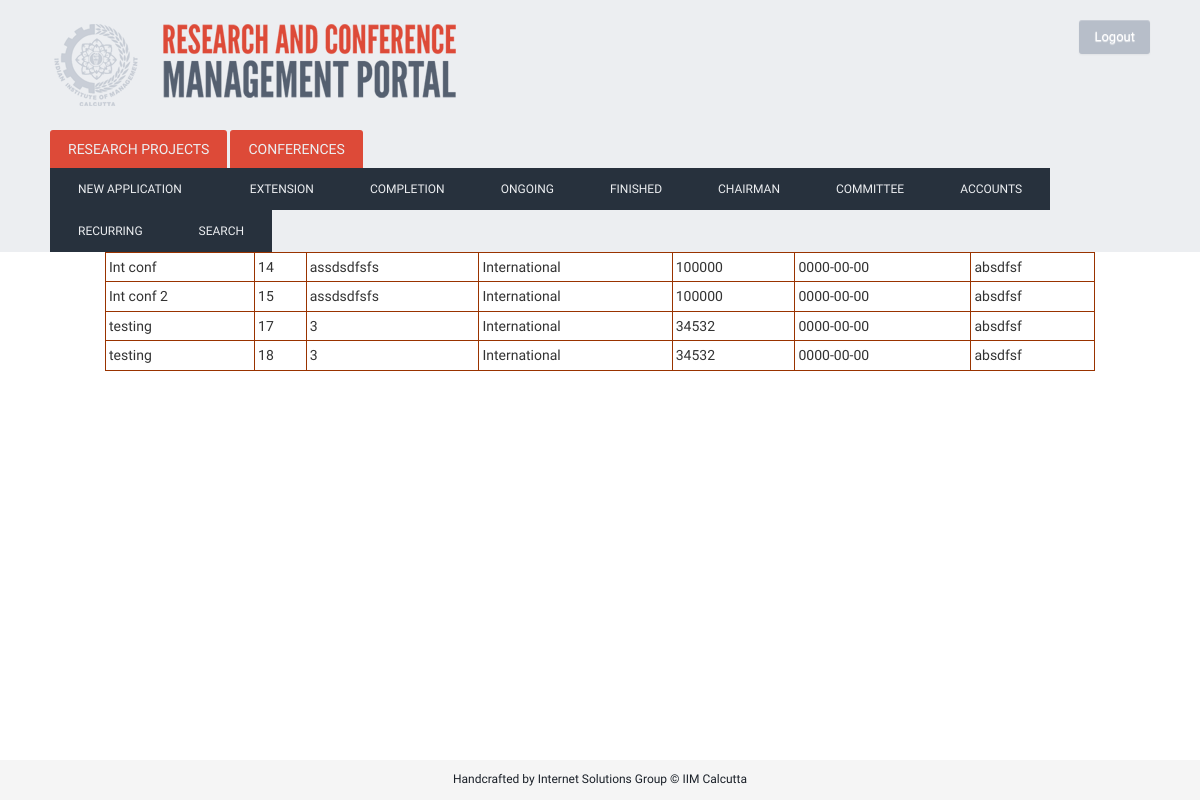
/index.php/conf_app_admin (signed in), run on the app's committed database.
### tables this page shows
CREATE TABLE IF NOT EXISTS `conference` (
  `ConferenceTitle` varchar(400) NOT NULL,
  `ConferenceId` int(200) NOT NULL AUTO_INCREMENT,
  `Description` varchar(2000) NOT NULL,
  `App_Date` date NOT NULL,
  `Start_Date` date NOT NULL,
  `End_Date` date NOT NULL,
  `Researcher1` varchar(80) NOT NULL,
  `ConferenceCategory` text NOT NULL,
  `ConferenceGrant` int(11) NOT NULL,
  `CStatus` varchar(50) NOT NULL,
  `Block_number` bigint(100) NOT NULL DEFAULT '0' COMMENT 'first block 1st jan 2001- each block of 3 years; 0 for student',
  PRIMARY KEY (`ConferenceId`),
  UNIQUE KEY `ProjectId` (`ConferenceId`),
  UNIQUE KEY `ProjectId_2` (`ConferenceId`)
);

### index.php (called while the page is built, shortened)
<?php
require_once BASEPATH.'core/CodeIgniter.php';

### application/models/conference_model.php (called while the page is built, shortened)
<?PHP
class Conference_model extends CI_Model {
	function conference_stage($stage)
		{
		$queryStr='SELECT * FROM conference WHERE CStatus = "app_'.$stage.'";';
		$query = $this->db->query($queryStr);
		return $query;
		}
}
?>

### application/controllers/Conf_app_admin.php (the view, shortened to what this page needs)
<?PHP
class Conf_app_admin extends CI_Controller {
	function index()
		{
			$data['myClass']=$this;
			$data['action']=0;
			if($_SESSION['usertype']==1){
				$this->load->view('layout',$data);
			} elseif ($_SESSION['usertype']==2){
				$this->load->view('layoutComm',$data);
			} elseif($_SESSION['usertype']==3){
				$this->load->view('layoutChairman',$data);
			}
		}
	function load_php()
				{
				$this->load->model('conference_model');
				$stage='admin';
				$Query= $this->conference_model->conference_stage($stage);
				echo '<TABLE width="90%" border="1" bordercolor="#993300" align="center" cellpadding="3" cellspacing="1" class="table_border_both_left"><tr  class="heading_table_top">
					 ';
					 foreach($Query->result() as $row)
					 {
						 echo '<TR><TD>';
						 print $row->ConferenceTitle;
						 echo '</TD><TD>';
						 print $row->ConferenceId;
						 echo '</TD><TD>';
						 print $row->Description;
						 echo '</TD><TD>';
						 print $row->ConferenceCategory;
						 echo '</TD><TD>';
						 print $row->ConferenceGrant;
						 echo '</TD><TD>';
						 print $row->App_Date;
						 echo '</TD><TD>';
						 print $row->Researcher1;
					 }
				echo '</TABLE>';
                }
	}
?>

### static/css/custom.css (style rules this page uses)
html, body { height: 100%; }
body { background: url('/static/img/denim.png'); font-family: 'Droid Sans', sans-serif; font-weight: normal; font-size: 14px; line-height: 1.6; }

### data on the page
conference: ConferenceTitle "Int conf", ConferenceId "14", Description "assdsdfsfs", ConferenceCategory "International", ConferenceGrant "100000", App_Date "0000-00-00", Researcher1 "absdfsf"
conference: ConferenceTitle "Int conf 2", ConferenceId "15", Description "assdsdfsfs", ConferenceCategory "International", ConferenceGrant "100000", App_Date "0000-00-00", Researcher1 "absdfsf"
conference: ConferenceTitle "testing", ConferenceId "17", Description "3", ConferenceCategory "International", ConferenceGrant "34532", App_Date "0000-00-00", Researcher1 "absdfsf"
conference: ConferenceTitle "testing", ConferenceId "18", Description "3", ConferenceCategory "International", ConferenceGrant "34532", App_Date "0000-00-00", Researcher1 "absdfsf"
